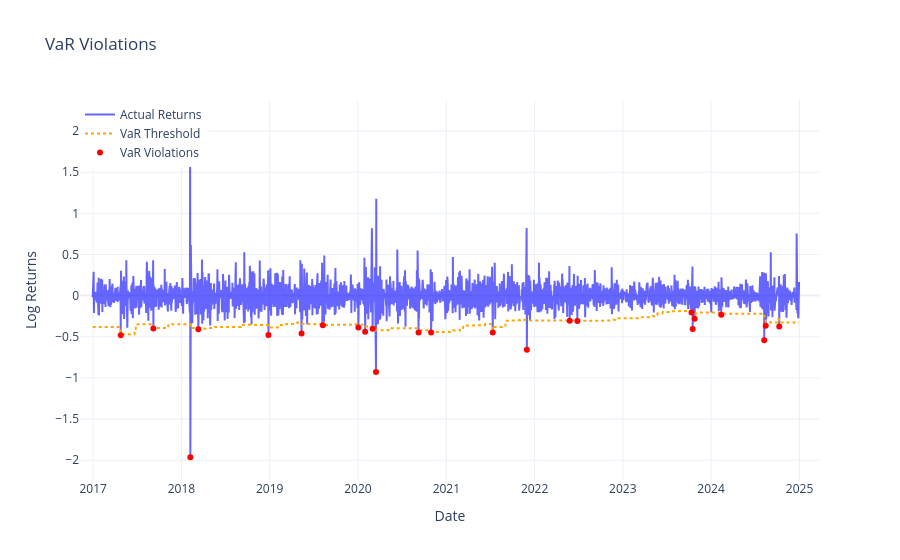

Here is the notebook cell this chart was saved with:
### Code cell
plots.plot_var_violations(vix_garch_fbm_var, var_col='VaR_99', predicted_col='predicted_log_vol_diff')

### Figure 1 — Plotly figure (JSON) as saved in the notebook; plotly's stock layout.template omitted (floating-point values rounded to 4 significant figures; data arrays with more than 128 entries replaced by an {"elided": "..."} marker saying what was removed)
{"data": [{"line": {"color": "blue"}, "mode": "lines", "name": "Actual Returns", "opacity": 0.6, "type": "scatter", "x": {"elided": "2033 str values"}, "y": {"elided": "2033 float values"}}, {"line": {"color": "orange", "dash": "dot"}, "mode": "lines", "name": "VaR Threshold", "type": "scatter", "x": {"elided": "2033 str values"}, "y": {"elided": "2033 float values"}}, {"marker": {"color": "red", "size": 6, "symbol": "circle"}, "mode": "markers", "name": "VaR Violations", "type": "scatter", "x": ["2017-04-25T00:00:00", "2017-09-07T00:00:00", "2018-02-07T00:00:00", "2018-03-12T00:00:00", "2018-12-27T00:00:00", "2019-05-13T00:00:00", "2019-08-09T00:00:00", "2020-01-03T00:00:00", "2020-01-31T00:00:00", "2020-03-02T00:00:00", "2020-03-16T00:00:00", "2020-09-08T00:00:00", "2020-10-30T00:00:00", "2021-07-12T00:00:00", "2021-11-30T00:00:00", "2022-05-26T00:00:00", "2022-06-27T00:00:00", "2023-10-12T00:00:00", "2023-10-17T00:00:00", "2023-10-25T00:00:00", "2024-02-12T00:00:00", "2024-08-08T00:00:00", "2024-08-14T00:00:00", "2024-10-09T00:00:00"], "y": [-0.4826, -0.399, -1.964, -0.4088, -0.4799, -0.4613, -0.3603, -0.3883, -0.4376, -0.4018, -0.9286, -0.4496, -0.4477, -0.4468, -0.6571, -0.305, -0.3093, -0.2064, -0.4054, -0.2806, -0.2309, -0.5408, -0.3649, -0.3738]}], "layout": {"hovermode": "x unified", "legend": {"x": 0, "y": 1}, "title": {"text": "VaR Violations"}, "xaxis": {"title": {"text": "Date"}}, "yaxis": {"title": {"text": "Log Returns"}}}}
